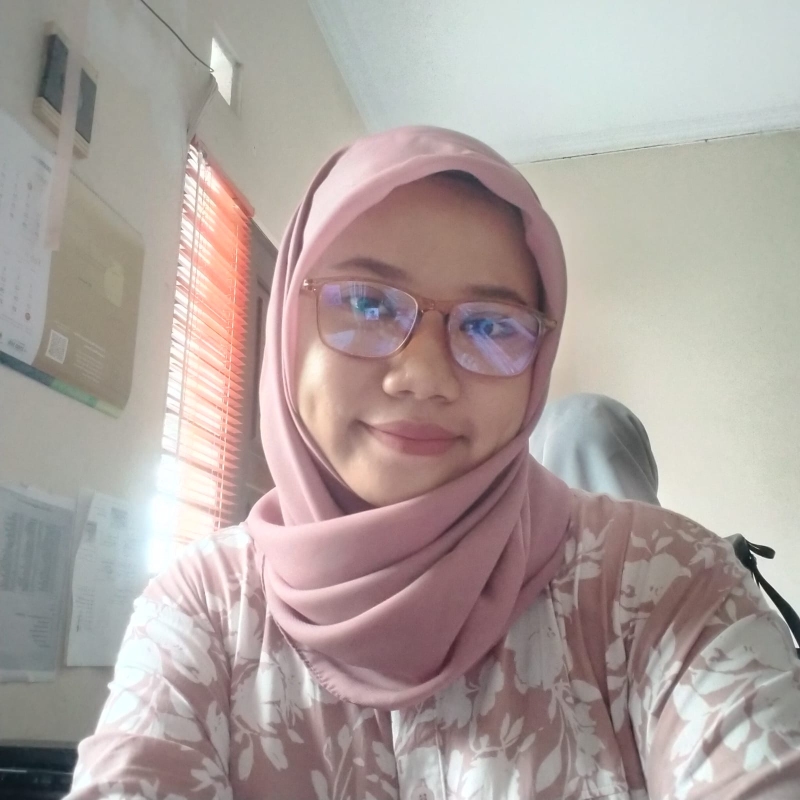
#> input picture media/faces/0ac82588-8871-453e-8a44-77643b699cb9_b.jpg, 1600 x 1600 px (shown at 1/2 size)
$ python -i copy_move.py   (imports and definitions only)
#> lines starting #> are read from the running program, lines starting #| are printed output that depends on the picture
import io
import base64
import numpy as np
import cv2
from PIL import Image


# [28 lines left out: function _cluster_pairs, not called in this run]


def analyze_copy_move(image_path):
    """
    Copy-Move Detection — detect regions copied from elsewhere in the image.

    Uses ORB feature extraction + brute-force matching to find keypoints
    that match each other across spatially distant regions. Clustered
    matching keypoints indicate copy-move forgery.

    Returns:
        dict with keys:
            copymove_image_base64 – base64-encoded JPEG with detected regions highlighted
            total_matches         – number of keypoint matches after filtering
            cluster_count         – number of detected forgery clusters
            cluster_sizes         – list of sizes per cluster
            forgery_pct           – estimated % of image covered by forged regions
            analysis              – human-readable conclusion
    """
    img = cv2.imread(image_path, cv2.IMREAD_COLOR)
#> img is the input picture: shape (1600, 1600, 3); mean B, G, R 158.4, 162.1, 173.6
    if img is None:
        raise ValueError("Gagal membaca gambar")

    gray = cv2.cvtColor(img, cv2.COLOR_BGR2GRAY)
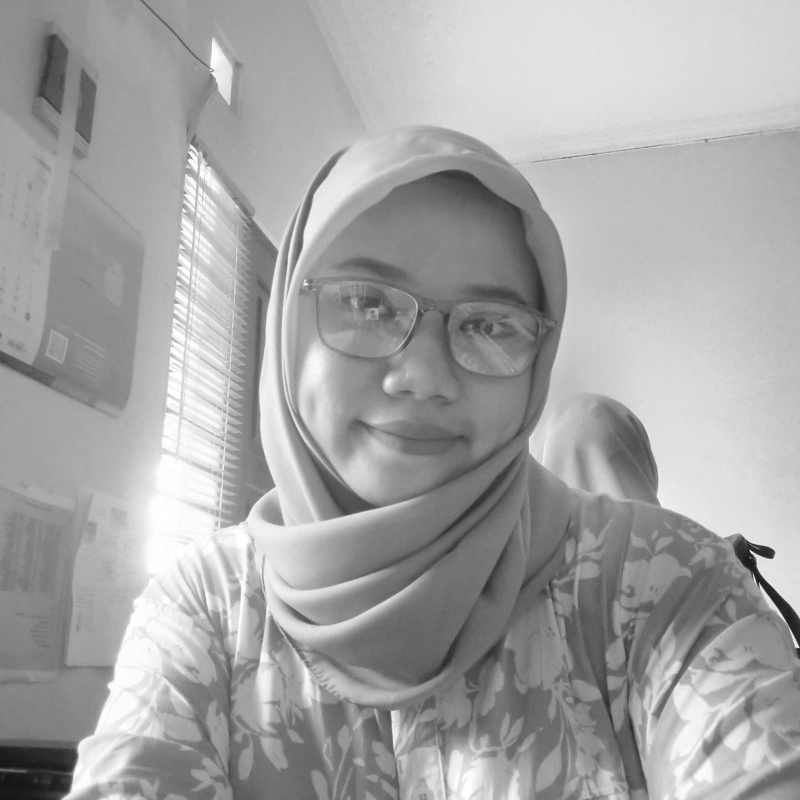
#> gray: shape (1600, 1600) (shown at 1/2 size); min 13, max 255, mean 165.1
    h, w = gray.shape
#> h = 1600; w = 1600

    # ORB detector (free, no patent issues unlike SIFT)
    orb = cv2.ORB_create(nfeatures=5000, scaleFactor=1.2, nlevels=8)
    keypoints, descriptors = orb.detectAndCompute(gray, None)
#> keypoints = 3810 keypoints; strongest (x, y, size): (1500, 1101, 31), (1500, 1102, 37.2), (1543, 1116, 53.6), (1502, 1102, 53.6)

    if descriptors is None or len(keypoints) < 10:
        return _empty_result(img, "Gambar terlalu sedikit fitur untuk dianalisis.")

    # BFMatcher with Hamming distance (appropriate for ORB binary descriptors)
    bf = cv2.BFMatcher(cv2.NORM_HAMMING, crossCheck=False)

    # KNN match (k=2) for Lowe's ratio test
    matches = bf.knnMatch(descriptors, descriptors, k=2)
#> matches = 3810 matches

    # Lowe's ratio test + spatial distance filter
    good_matches = []
    min_spatial_dist = max(w, h) * 0.05  # at least 5% of image dimension apart
#> min_spatial_dist = 80

    for m_list in matches:
        if len(m_list) < 2:
            continue
        m, n = m_list
        # Ratio test
        if m.distance < 0.75 * n.distance:
            # Ensure the two keypoints are spatially distant
            kp_a = keypoints[m.queryIdx]
            kp_b = keypoints[m.trainIdx]
            dx = kp_a.pt[0] - kp_b.pt[0]
            dy = kp_a.pt[1] - kp_b.pt[1]
            dist = (dx * dx + dy * dy) ** 0.5
            if dist > min_spatial_dist:
                good_matches.append(m)
#> this loop made 3810 passes
#> kp_b on passes 1 to 12: keypoint at (421, 133), size 31, keypoint at (422, 135), size 31, keypoint at (164, 138), size 31, keypoint at (421, 140), size 31, keypoint at (426, 141), size 31, keypoint at (422, 143), size 31, keypoint at (423, 146), size 31, keypoint at (421, 148), size 31, keypoint at (423, 148), size 31, keypoint at (424, 151), size 31, keypoint at (431, 157), size 31, keypoint at (432, 162), size 31
#> kp_a on pass 100: keypoint at (405, 401), size 31
#> after the loop, good_matches = []

    if len(good_matches) < min_cluster_size_for_result(good_matches, 3):
        return _draw_result(img, [], [], h, w)

    # Build pairs of matching keypoint indices
    pairs = [(m.queryIdx, m.trainIdx) for m in good_matches]

    # Cluster
    clusters = _cluster_pairs(pairs, min_cluster_size=3)

    # Calculate forgery coverage
    forged_mask = np.zeros((h, w), dtype=np.uint8)
    for cluster in clusters:
        pts = []
        for idx in cluster:
            kp = keypoints[idx]
            pts.append([int(kp.pt[0]), int(kp.pt[1])])
        if len(pts) >= 3:
            pts = np.array(pts, dtype=np.int32)
            hull = cv2.convexHull(pts)
            cv2.fillConvexPoly(forged_mask, hull, 255)

    forgery_pct = float(np.mean(forged_mask > 0) * 100)

    # Draw result
    result_img = _draw_result(img, clusters, keypoints, h, w)

    # Encode
    result_pil = Image.fromarray(cv2.cvtColor(result_img, cv2.COLOR_BGR2RGB))
    buf = io.BytesIO()
    result_pil.save(buf, 'JPEG', quality=90)
    buf.seek(0)
    b64 = base64.b64encode(buf.read()).decode('utf-8')

    cluster_sizes = [len(c) for c in clusters]

    # Analysis
    if len(clusters) == 0:
        conclusion = (
            "Tidak terdeteksi **copy-move forgery**. "
            "Tidak ditemukan region yang dicopy dari bagian lain gambar."
        )
    elif forgery_pct < 2:
        conclusion = (
            f"Terdeteksi **{len(clusters)} cluster copy-move** dengan cakupan {forgery_pct:.1f}%. "
            "Indikasi manipulasi ringan pada area kecil."
        )
    elif forgery_pct < 10:
        conclusion = (
            f"Terdeteksi **{len(clusters)} cluster copy-move** dengan cakupan {forgery_pct:.1f}%. "
            "Beberapa region menunjukkan tanda salin-tempel dari bagian lain gambar."
        )
    else:
        conclusion = (
            f"Terdeteksi **{len(clusters)} cluster copy-move** dengan cakupan {forgery_pct:.1f}%. "
            "Manipulasi signifikan terdeteksi — banyak area merupakan hasil copy-paste."
        )

    return {
        'copymove_image_base64': b64,
        'total_matches': len(good_matches),
        'cluster_count': len(clusters),
        'cluster_sizes': cluster_sizes,
        'forgery_pct': round(forgery_pct, 2),
        'analysis': conclusion,
    }


def min_cluster_size_for_result(matches, default):
    return default


# [14 lines left out: function _empty_result, not called in this run]


def _draw_result(img, clusters, keypoints, h, w):
    """Draw detected regions on a copy of the image."""
#> called with h = 1600, w = 1600
    result = img.copy()
    colors = [
        (0, 0, 255),    # red
        (0, 165, 255),  # orange
        (0, 255, 255),  # yellow
        (0, 255, 0),    # green
        (255, 0, 0),    # blue
        (255, 0, 255),  # magenta
        (128, 0, 255),  # purple
    ]

    for ci, cluster in enumerate(clusters):
        color = colors[ci % len(colors)]
        pts = []
        for idx in cluster:
            kp = keypoints[idx]
            pts.append([int(kp.pt[0]), int(kp.pt[1])])

        if len(pts) >= 3:
            pts_arr = np.array(pts, dtype=np.int32)
            hull = cv2.convexHull(pts_arr)
            # Semi-transparent overlay
            overlay = result.copy()
            cv2.fillConvexPoly(overlay, hull, color)
            cv2.addWeighted(overlay, 0.3, result, 0.7, 0, result)
            # Border
            cv2.polylines(result, [hull], True, color, 2)

        # Draw keypoints
        for pt in pts:
            cv2.circle(result, pt, 4, color, -1)

    return result

>>> result = analyze_copy_move('../../media/faces/0ac82588-8871-453e-8a44-77643b699cb9_b.jpg')

$ run again, on media/faces/0c4ba02e-7593-44ea-adee-454290691ba9_b.jpg
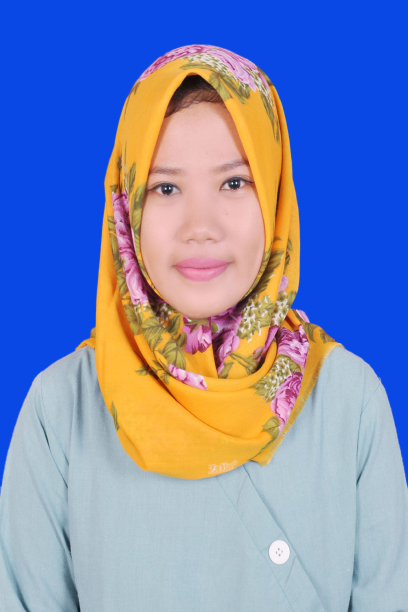
#> input picture media/faces/0c4ba02e-7593-44ea-adee-454290691ba9_b.jpg, 408 x 612 px
#> in analyze_copy_move, img is the input picture: shape (612, 408, 3); mean B, G, R 181, 137.3, 125.9
#> in analyze_copy_move, `gray = cv2.cvtColor(img, cv2.COLOR_BGR2GRAY)`:
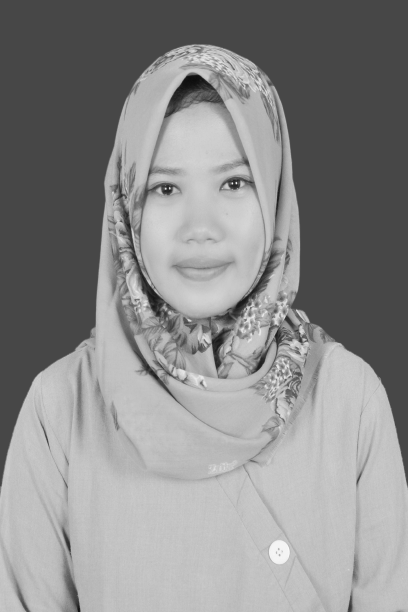
#> gray: shape (612, 408); min 13, max 250, mean 138.8
#> keypoints = 3385 keypoints; strongest (x, y, size): (169, 190, 31), (169, 188, 31), (236, 183, 31), (171, 190, 31)
#> matches = 3385 matches
#> the loop in analyze_copy_move, `for m_list in matches:` made 3385 passes
#> kp_b on passes 1 to 8: keypoint at (192, 45), size 31, keypoint at (201, 45), size 31, keypoint at (209, 45), size 31, keypoint at (194, 46), size 31, keypoint at (188, 48), size 31, keypoint at (199, 48), size 31, keypoint at (201, 48), size 31, keypoint at (218, 49), size 31
#> after the loop in analyze_copy_move, `for m_list in matches:`: good_matches = []

$ run again, on media/faces/132fe741-7b72-4561-8817-831fa4b59ce5_a.jpg
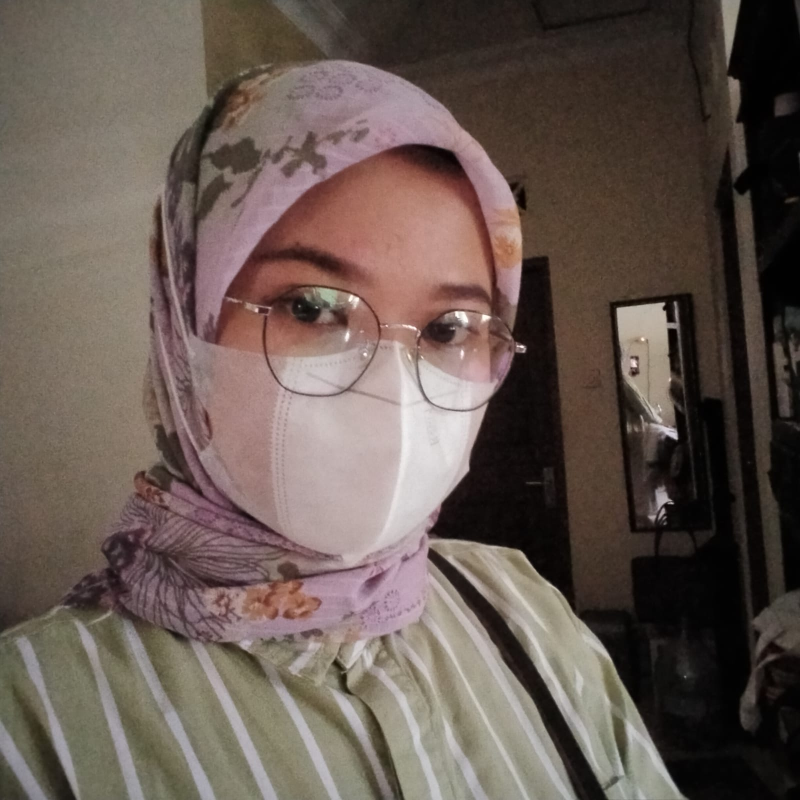
#> input picture media/faces/132fe741-7b72-4561-8817-831fa4b59ce5_a.jpg, 1600 x 1600 px (shown at 1/2 size)
#> in analyze_copy_move, img is the input picture: shape (1600, 1600, 3); mean B, G, R 81.9, 89, 102.7
#> in analyze_copy_move, `gray = cv2.cvtColor(img, cv2.COLOR_BGR2GRAY)`:
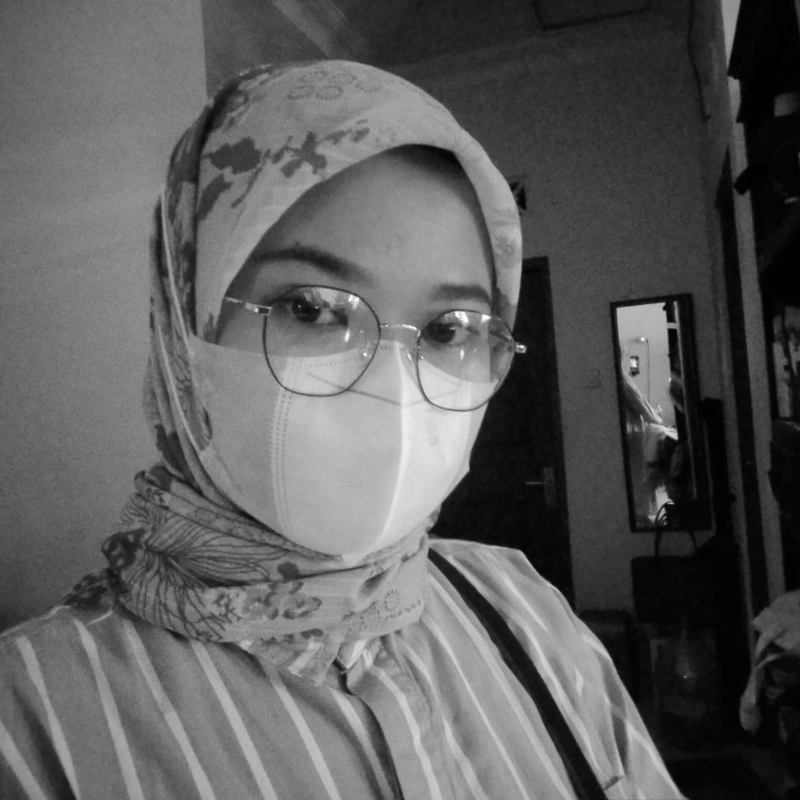
#> gray: shape (1600, 1600) (shown at 1/2 size); min 0, max 255, mean 92.3
#> keypoints = 3536 keypoints; strongest (x, y, size): (1351, 873, 77.1), (1350, 875, 92.6), (1351, 874, 111.1), (1351, 876, 53.6)
#> matches = 3536 matches
#> the loop in analyze_copy_move, `for m_list in matches:` made 3536 passes
#> kp_b on passes 1 to 8: keypoint at (1455, 131), size 31, keypoint at (479, 148), size 31, keypoint at (1456, 155), size 31, keypoint at (1469, 157), size 31, keypoint at (1468, 159), size 31, keypoint at (1473, 160), size 31, keypoint at (1476, 160), size 31, keypoint at (725, 176), size 31
#> after the loop in analyze_copy_move, `for m_list in matches:`: good_matches = []
